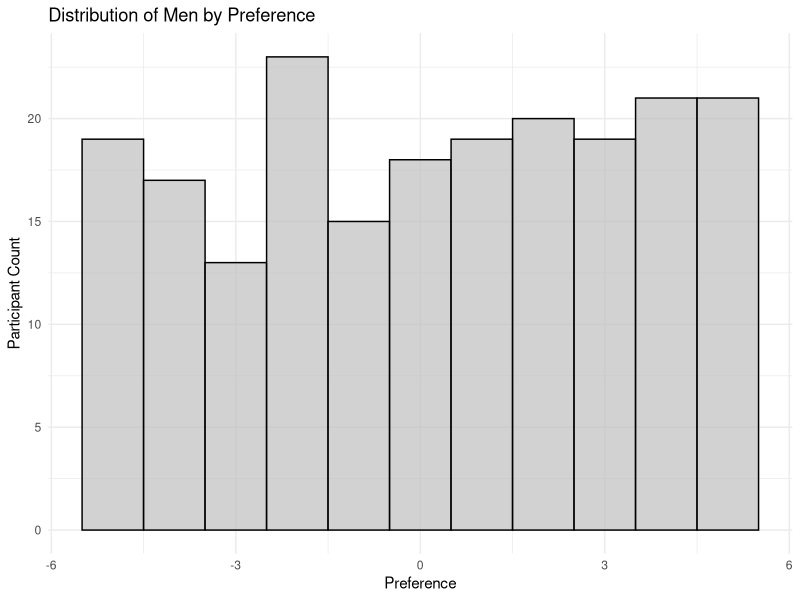
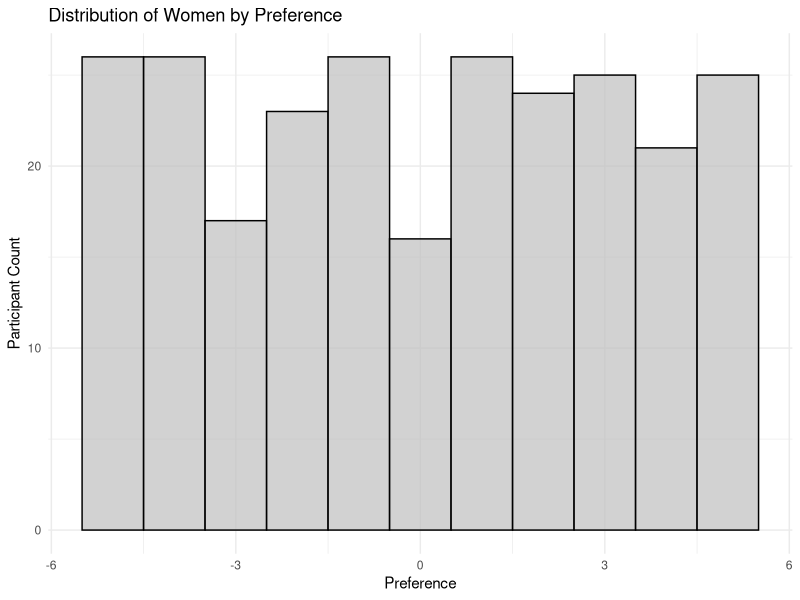
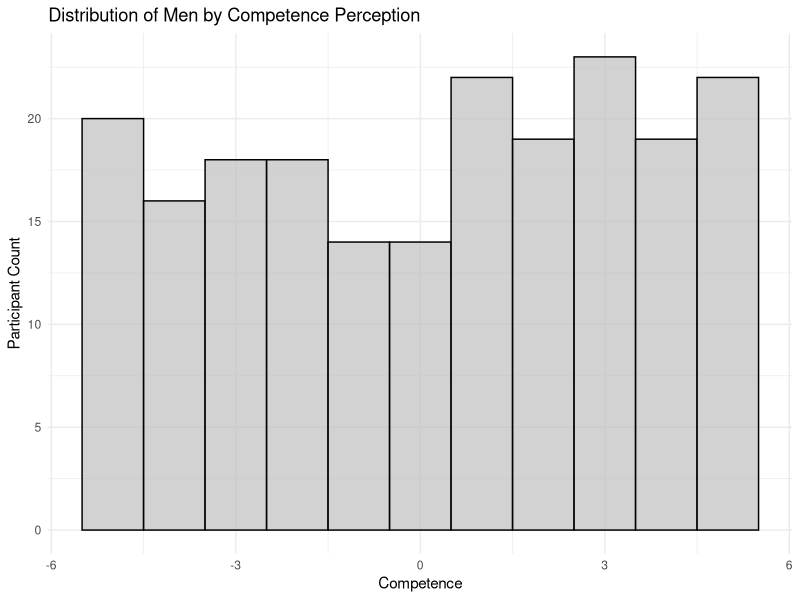
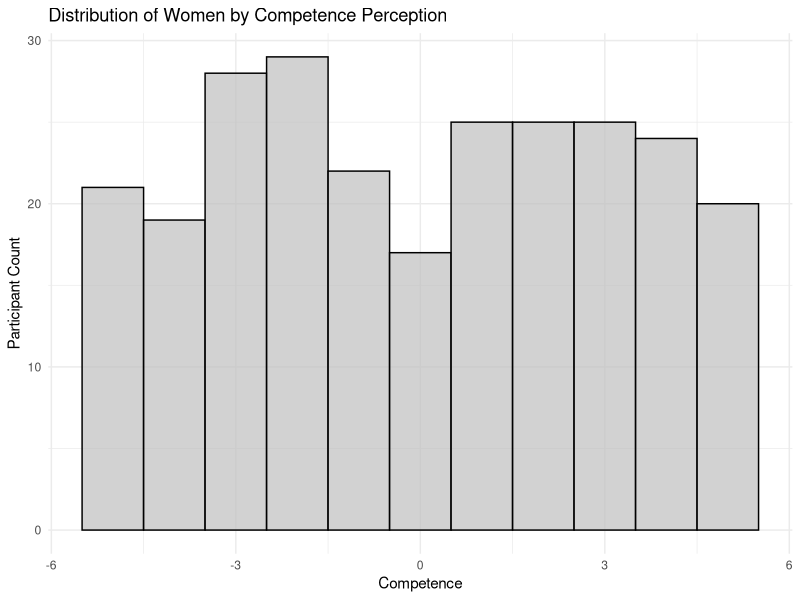

These charts were generated, in order, by the following R code:
#### Preamble ####
# Purpose: Data simulation of Preference and Competence perception of action and inaction agents by gender. 
# Author: Hari Lee Robledo, Sky Suh and Francesca Ye
# Date: 12 February 2024
# Pre-requisites: none

#### Work Space setup ####
library(tibble)
library(ggplot2)

#### Simulate Dataset of Preference and Competence by Gender ####

set.seed(400)

simulated_pref_comp_data <-
  tibble(
  "Participant" = 1:460,
  "Preference" = sample(
    x = c(-5:5),
    size = 460,
    replace = TRUE
  ), 
  "Competence" = sample(
    x = c(-5:5),
    size = 460,
    replace = TRUE
  ), 
  "Gender" = sample(
    x = c(1:2),
    size = 460,
    replace = TRUE
  )
)
simulated_pref_comp_data


#### Preference graphs####
# Male
data_male <- simulated_pref_comp_data[simulated_pref_comp_data$Gender == 1, ]

preference_male <- ggplot(data_male, aes(x = Preference)) +
  geom_histogram(binwidth = 1, fill = "gray", color = "black", alpha = 0.7) +
  labs(title = "Distribution of Men by Preference",
       x = "Preference",
       y = "Participant Count") +
  theme_minimal()
preference_male

# Female
data_female <- simulated_pref_comp_data[simulated_pref_comp_data$Gender == 2, ]

preference_female <- ggplot(data_female, aes(x = Preference)) +
  geom_histogram(binwidth = 1, fill = "gray", color = "black", alpha = 0.7) +
  labs(title = "Distribution of Women by Preference ",
       x = "Preference",
       y = "Participant Count") +
  theme_minimal()
preference_female


#### Competence graphs####
# Male
data_male <- simulated_pref_comp_data[simulated_pref_comp_data$Gender == 1, ]

competence_male <- ggplot(data_male, aes(x = Competence)) +
  geom_histogram(binwidth = 1, fill = "gray", color = "black", alpha = 0.7) +
  labs(title = "Distribution of Men by Competence Perception",
       x = "Competence",
       y = "Participant Count") +
  theme_minimal()
competence_male

# Female
data_female <- simulated_pref_comp_data[simulated_pref_comp_data$Gender == 2, ]

competence_female <- ggplot(data_female, aes(x = Competence)) +
  geom_histogram(binwidth = 1, fill = "gray", color = "black", alpha = 0.7) +
  labs(title = "Distribution of Women by Competence Perception",
       x = "Competence",
       y = "Participant Count") +
  theme_minimal()
competence_female


#### Test simulated data ####
# check that participants equal 460
length(unique(simulated_pref_comp_data$Participant)) == 460

# check that preference and competence scores are between -5 and 5
simulated_pref_comp_data$Preference |> min() == -5
simulated_pref_comp_data$Preference |> max() == 5

simulated_pref_comp_data$Competence |> min() == -5
simulated_pref_comp_data$Competence |> max() == 5

# check that the sum of the frequency count (participant counts) in the  graphs equals 205 for male and 255 for female. 
#Code referenced from: https://chat.openai.com/

# Extract data from the ggplot object
test_preference_male <- ggplot_build(preference_male)$data[[1]]
test_preference_female <- ggplot_build(preference_female)$data[[1]]

# Check if the sum of the frequency (participant count) in the male graphs equals 205
# Male
if (sum(test_preference_male$count) == 205) {
  print("The sum of male participant count in Preference graph equals 205.")
} else {
  print("The sum of male participant count in Preference graph does not equal 205.")
}

# Female
if (sum(test_preference_female$count) == 255) {
  print("The sum of female participant count in Preference graph equals 255.")
} else {
  print("The sum of female participant count in Preference graph does not equal 255.")
}

